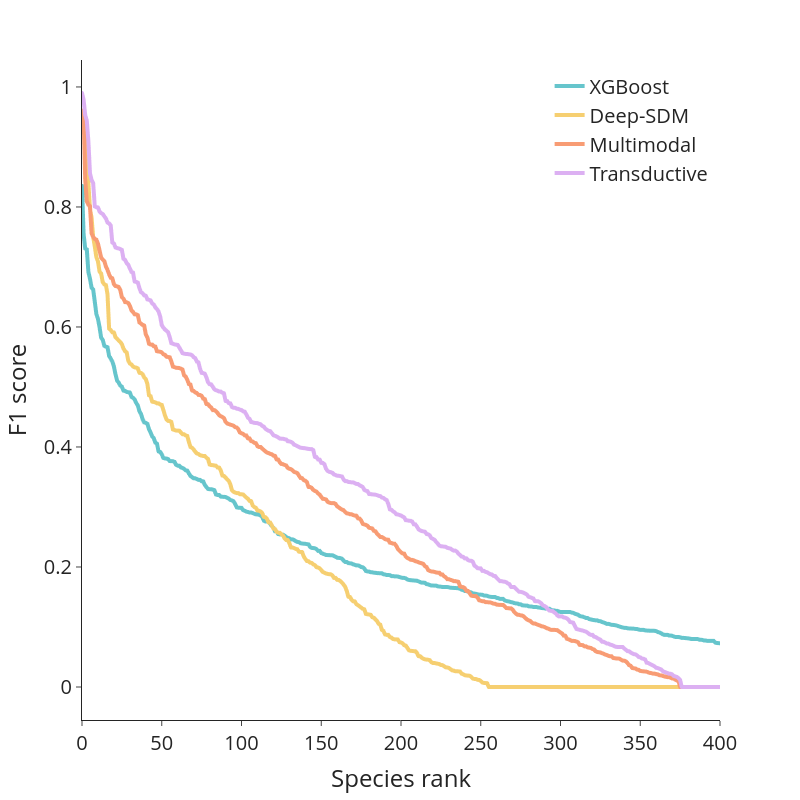

Here is the notebook cell this chart was saved with:
### Code cell
import plotly.express as px

fig = px.line(data[data['x'] <= 400], x='x', y='F1', color='model', template = 'simple_white',
           width = 800, height=800,
           color_discrete_sequence = px.colors.qualitative.Pastel)

fig.update_layout(
    xaxis_title='Species rank',
    yaxis_title='F1 score',
    font=dict(size=20),
    legend_title_text='',
    legend=dict(yanchor="top",
                y=0.99,
                xanchor="right",
                x=0.99)
)

fig.update_traces(line={'width': 4})

### Figure 1 — Plotly figure (JSON) as saved in the notebook; plotly's stock layout.template omitted (floating-point values rounded to 4 significant figures; data arrays with more than 128 entries replaced by an {"elided": "..."} marker saying what was removed)
{"data": [{"hovertemplate": "model=XGBoost<br>x=%{x}<br>F1=%{y}<extra></extra>", "legendgroup": "XGBoost", "line": {"color": "rgb(102, 197, 204)", "dash": "solid", "width": 4}, "marker": {"symbol": "circle"}, "mode": "lines", "name": "XGBoost", "showlegend": true, "type": "scattergl", "x": {"elided": "401 int values"}, "xaxis": "x", "y": {"elided": "401 float values"}, "yaxis": "y"}, {"hovertemplate": "model=Deep-SDM<br>x=%{x}<br>F1=%{y}<extra></extra>", "legendgroup": "Deep-SDM", "line": {"color": "rgb(246, 207, 113)", "dash": "solid", "width": 4}, "marker": {"symbol": "circle"}, "mode": "lines", "name": "Deep-SDM", "showlegend": true, "type": "scattergl", "x": {"elided": "401 int values"}, "xaxis": "x", "y": {"elided": "401 float values"}, "yaxis": "y"}, {"hovertemplate": "model=Multimodal<br>x=%{x}<br>F1=%{y}<extra></extra>", "legendgroup": "Multimodal", "line": {"color": "rgb(248, 156, 116)", "dash": "solid", "width": 4}, "marker": {"symbol": "circle"}, "mode": "lines", "name": "Multimodal", "showlegend": true, "type": "scattergl", "x": {"elided": "401 int values"}, "xaxis": "x", "y": {"elided": "401 float values"}, "yaxis": "y"}, {"hovertemplate": "model=Transductive<br>x=%{x}<br>F1=%{y}<extra></extra>", "legendgroup": "Transductive", "line": {"color": "rgb(220, 176, 242)", "dash": "solid", "width": 4}, "marker": {"symbol": "circle"}, "mode": "lines", "name": "Transductive", "showlegend": true, "type": "scattergl", "x": {"elided": "401 int values"}, "xaxis": "x", "y": {"elided": "401 float values"}, "yaxis": "y"}], "layout": {"font": {"size": 20}, "height": 800, "legend": {"title": {"text": ""}, "tracegroupgap": 0, "x": 0.99, "xanchor": "right", "y": 0.99, "yanchor": "top"}, "margin": {"t": 60}, "width": 800, "xaxis": {"anchor": "y", "domain": [0, 1], "title": {"text": "Species rank"}}, "yaxis": {"anchor": "x", "domain": [0, 1], "title": {"text": "F1 score"}}}}
